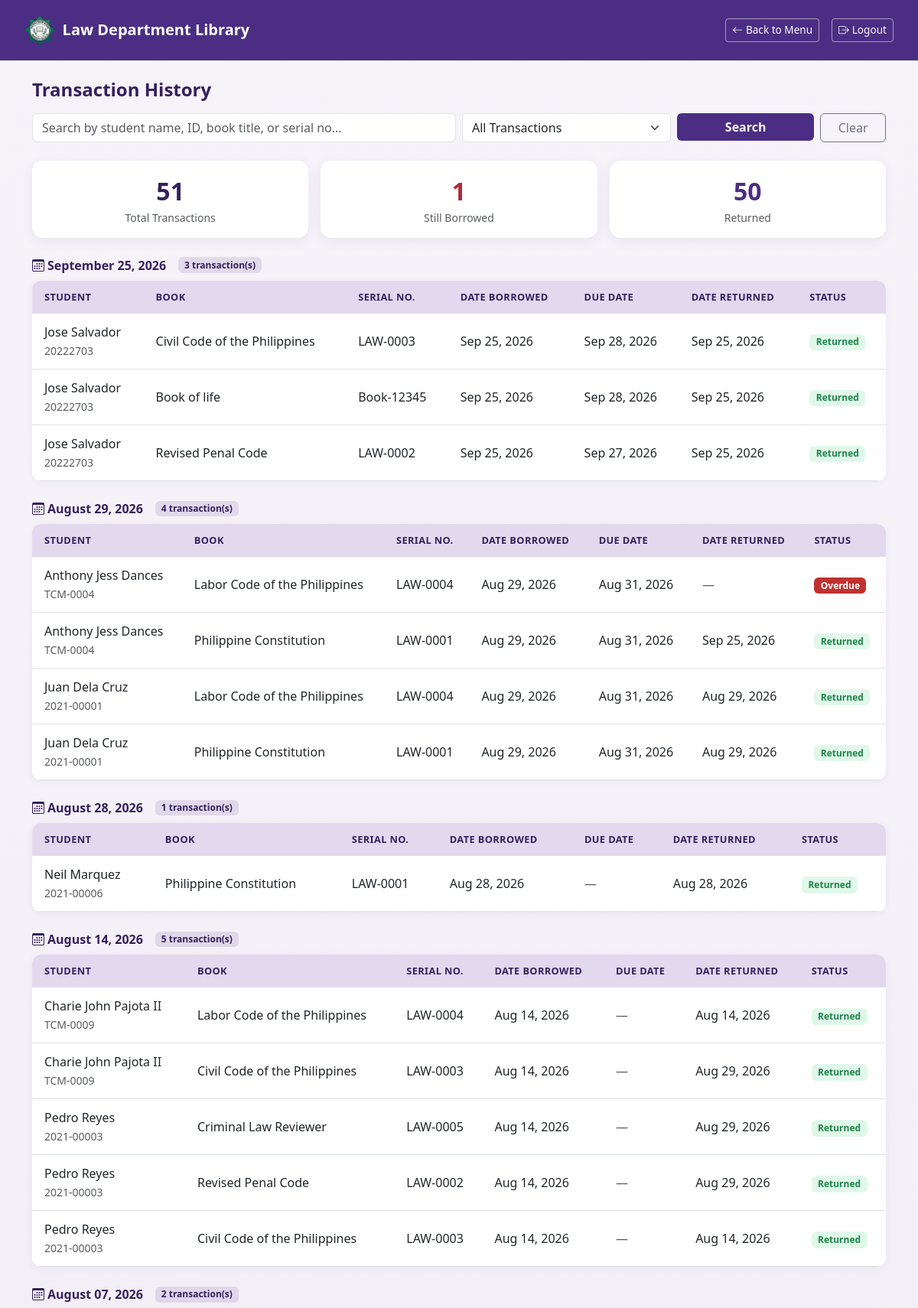
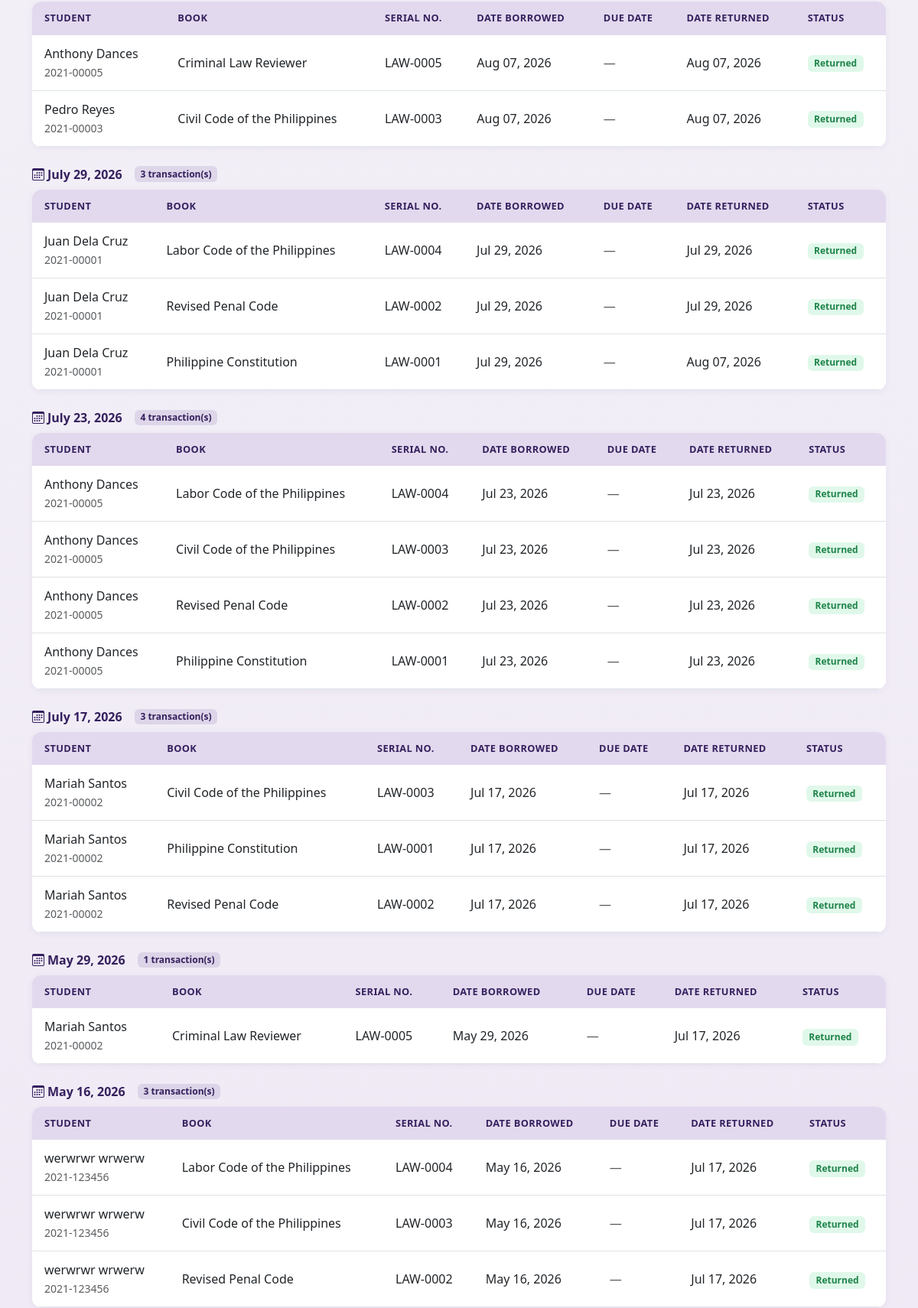
The page /history.php (upper part) on the database its author committed (2 pictures, top to bottom).
### tables this page shows
CREATE TABLE `borrowing` (
  `id` int(11) NOT NULL,
  `student_id` int(11) NOT NULL,
  `book_id` int(11) NOT NULL,
  `borrow_date` date NOT NULL,
  `borrow_days` tinyint(4) NOT NULL DEFAULT 1,
  `due_date` date DEFAULT NULL,
  `return_date` date DEFAULT NULL
);

CREATE TABLE `students` (
  `id` int(11) NOT NULL,
  `student_no` varchar(50) NOT NULL,
  `name` varchar(100) NOT NULL,
  `course` varchar(100) NOT NULL,
  `birthdate` date DEFAULT NULL,
  `contact_number` varchar(20) DEFAULT NULL,
  `is_active` tinyint(1) NOT NULL DEFAULT 1
);

CREATE TABLE `books` (
  `id` int(11) NOT NULL,
  `title` varchar(200) NOT NULL,
  `author` varchar(150) NOT NULL,
  `serial_no` varchar(100) NOT NULL,
  `total_copies` int(11) NOT NULL DEFAULT 1,
  `available_copies` int(11) NOT NULL DEFAULT 1,
  `is_available` tinyint(1) NOT NULL
);

### history.php (the view, shortened to what this page needs)
<?php
include('db.php');
$search = isset($_GET['search']) ? $_GET['search'] : '';
$filter = isset($_GET['filter']) ? $_GET['filter'] : 'all';
$where = [];
$where_clause = count($where) > 0 ? 'WHERE ' . implode(' AND ', $where) : '';
$query = "
    SELECT
        borrowing.id,
        borrowing.borrow_date,
        borrowing.due_date,
        borrowing.return_date,
        students.name as student_name,
        students.student_no,
        books.title as book_title,
        books.serial_no
    FROM borrowing
    JOIN students ON borrowing.student_id = students.id
    JOIN books ON borrowing.book_id = books.id
    $where_clause
    ORDER BY borrowing.borrow_date DESC, borrowing.id DESC
";
$result = mysqli_query($conn, $query);
$grouped = [];
while ($row = mysqli_fetch_assoc($result)) {
    $date = $row['borrow_date'];
    $grouped[$date][] = $row;
}
?>
<!DOCTYPE html>
<html lang="en">
<head>
    <link href="https://cdn.jsdelivr.net/npm/bootstrap@5.3.0/dist/css/bootstrap.min.css" rel="stylesheet">
    <link href="https://cdn.jsdelivr.net/npm/bootstrap-icons@1.11.3/font/bootstrap-icons.css" rel="stylesheet">
</head>
<body>
<nav class="navbar navbar-tcm d-flex justify-content-between">
    <span class="navbar-brand">
        <img src="assets/images/tcm_logo.png" alt="TCM Seal">
        Law Department Library
    </span>
    <div class="d-flex align-items-center gap-3">
        <a href="index.php" class="btn btn-outline-light btn-sm"><i class="bi bi-arrow-left me-1"></i>Back to Menu</a>
        <a href="logout.php" class="btn btn-outline-light btn-sm"><i class="bi bi-box-arrow-right me-1"></i>Logout</a>
    </div>
</nav>
<div class="container mt-4">
    <h4 class="page-heading mb-3">Transaction History</h4>
    <form method="GET" class="row g-2 mb-4">
        <div class="col-md-6">
            <input
                type="text"
                name="search"
                class="form-control"
                placeholder="Search by student name, ID, book title, or serial no..."
                value="<?php echo htmlspecialchars($search); ?>"
            >
        </div>
        <div class="col-md-3">
            <select name="filter" class="form-select">
                <option value="all" <?php echo $filter == 'all' ? 'selected' : ''; ?>>All Transactions</option>
            </select>
        </div>
        <div class="col-md-2">
            <button type="submit" class="btn btn-tcm-search w-100">Search</button>
        </div>
        <div class="col-md-1">
            <a href="history.php" class="btn btn-outline-secondary w-100">Clear</a>
        </div>
    </form>
    <?php
    $total_query = mysqli_query($conn, "SELECT COUNT(*) as total FROM borrowing");
    $total_row = mysqli_fetch_assoc($total_query);
    $borrowed_query = mysqli_query($conn, "SELECT COUNT(*) as total FROM borrowing WHERE return_date IS NULL");
    $borrowed_row = mysqli_fetch_assoc($borrowed_query);
    $returned_query = mysqli_query($conn, "SELECT COUNT(*) as total FROM borrowing WHERE return_date IS NOT NULL");
    $returned_row = mysqli_fetch_assoc($returned_query);
    ?>
    <div class="row g-3 mb-4">
        <div class="col-md-4">
            <div class="card stat-card stat-total text-center p-3">
                <div class="fs-2 fw-bold"><?php echo $total_row['total']; ?></div>
                <div class="text-muted small">Total Transactions</div>
            </div>
        </div>
        <div class="col-md-4">
            <div class="card stat-card stat-borrowed text-center p-3">
                <div class="fs-2 fw-bold"><?php echo $borrowed_row['total']; ?></div>
                <div class="text-muted small">Still Borrowed</div>
            </div>
        </div>
        <div class="col-md-4">
            <div class="card stat-card stat-returned text-center p-3">
                <div class="fs-2 fw-bold"><?php echo $returned_row['total']; ?></div>
                <div class="text-muted small">Returned</div>
            </div>
        </div>
    </div>
    <?php if (empty($grouped)): ?>
        <div class="alert alert-secondary text-center">No transactions found.</div>
    <?php else: ?>
        <?php foreach ($grouped as $date => $transactions): ?>
            <div class="d-flex align-items-center gap-3 mb-2 mt-4">
                <span class="date-group-label fs-6">
                    <i class="bi bi-calendar3 me-1"></i><?php echo date('F d, Y', strtotime($date)); ?>
                </span>
                <span class="badge badge-count"><?php echo count($transactions); ?> transaction(s)</span>
            </div>
            <div class="card card-table mb-2">
                <div class="card-body p-0">
                    <table class="table table-hover mb-0">
                        <thead>
                            <tr>
                                <th>Student</th>
                                <th>Book</th>
                                <th>Serial No.</th>
                                <th>Date Borrowed</th>
                                <th>Due Date</th>
                                <th>Date Returned</th>
                                <th>Status</th>
                            </tr>
                        </thead>
                        <tbody>
                        <?php foreach ($transactions as $t): ?>
                            <tr>
                                <td>
                                    <?php echo htmlspecialchars($t['student_name']); ?>
                                    <br>
                                    <small class="text-muted"><?php echo htmlspecialchars($t['student_no']); ?></small>
                                </td>
                                <td><?php echo htmlspecialchars($t['book_title']); ?></td>
                                <td><?php echo htmlspecialchars($t['serial_no']); ?></td>
                                <td><?php echo date('M d, Y', strtotime($t['borrow_date'])); ?></td>
                                <td>
                                    <?php echo $t['due_date']
                                        ? date('M d, Y', strtotime($t['due_date']))
                                        : '<span class="text-muted">—</span>'; ?>
                                </td>
                                <td>
                                    <?php echo $t['return_date']
                                        ? date('M d, Y', strtotime($t['return_date']))
                                        : '<span class="text-muted">—</span>'; ?>
                                </td>
                                <td>
                                    <?php
                                    $today = date('Y-m-d');
                                    if ($t['return_date']): ?>
                                        <span class="badge badge-returned">Returned</span>
                                    <?php elseif ($t['due_date'] && $today > $t['due_date']): ?>
                                        <span class="badge badge-overdue">Overdue</span>
                                    <?php else: ?>
                                        <span class="badge badge-still-borrowed">Still Borrowed</span>
                                    <?php endif; ?>
                                </td>
                            </tr>
                        <?php endforeach; ?>
                        </tbody>
                    </table>
                </div>
            </div>
        <?php endforeach; ?>
    <?php endif; ?>
</div>
</body>
</html>

### history.php (style rules this page uses)
:root { --tcm-purple: #4B2E83; --tcm-purple-dark: #35205E; --tcm-gold: #D4A72C; --tcm-gold-dark: #B88F22; }
body { background: linear-gradient(180deg, #f6f4f9 0%, #ece5f3 100%); min-height: 100vh; font-family: 'Segoe UI', system-ui, -apple-system, sans-serif; }
.navbar-tcm { background-color: var(--tcm-purple); padding: 0.9rem 2rem; }
.navbar-tcm .navbar-brand { color: #fff; font-weight: 700; display: flex; align-items: center; gap: 0.6rem; }
.navbar-tcm .navbar-brand img { width: 40px; height: 40px; object-fit: contain; }
.navbar-tcm .btn-outline-light { border-color: rgba(255,255,255,0.5); font-size: 0.85rem; }
.page-heading { color: var(--tcm-purple-dark); font-weight: 700; }
.btn-tcm-search { background-color: var(--tcm-purple); color: #fff; font-weight: 600; border: none; }
.stat-card { border: none; border-radius: 14px; box-shadow: 0 4px 16px rgba(75, 46, 131, 0.08); }
.stat-total .fs-2 { color: var(--tcm-purple-dark); }
.stat-borrowed .fs-2 { color: #b02a37; }
.stat-returned .fs-2 { color: var(--tcm-purple); }
.date-group-label { color: var(--tcm-purple-dark); font-weight: 700; }
.badge-count { background-color: rgba(75, 46, 131, 0.12); color: var(--tcm-purple-dark); font-weight: 600; }
.card-table { border: none; border-radius: 12px; overflow: hidden; box-shadow: 0 2px 10px rgba(75, 46, 131, 0.06); }
.table thead th { background-color: #e2d9ee !important; color: var(--tcm-purple-dark); font-weight: 600; font-size: 0.8rem; text-transform: uppercase; letter-spacing: 0.03em; border: none; padding: 0.75rem 1rem; }
.table tbody td { vertical-align: middle; padding: 0.75rem 1rem; }
.badge-returned { background-color: rgba(46, 204, 113, 0.15); color: #1e8449; font-weight: 600; padding: 0.4em 0.7em; }
.badge-overdue { background-color: rgba(184, 28, 28, 0.9); color: #fff; font-weight: 600; padding: 0.4em 0.7em; }

### rows shown on the page
borrowing: student.name "Jose Salvador", student.student_no "20222703", book.title "Civil Code of the Philippines", book.serial_no "LAW-0003", borrow_date "Sep 25, 2026", due_date "Sep 28, 2026", return_date "Sep 25, 2026", shows "Returned"
borrowing: student.name "Jose Salvador", student.student_no "20222703", book.title "Book of life", book.serial_no "Book-12345", borrow_date "Sep 25, 2026", due_date "Sep 28, 2026", return_date "Sep 25, 2026", shows "Returned"
borrowing: student.name "Jose Salvador", student.student_no "20222703", book.title "Revised Penal Code", book.serial_no "LAW-0002", borrow_date "Sep 25, 2026", due_date "Sep 27, 2026", return_date "Sep 25, 2026", shows "Returned"
borrowing: student.name "Anthony Jess Dances", student.student_no "TCM-0004", book.title "Labor Code of the Philippines", book.serial_no "LAW-0004", borrow_date "Aug 29, 2026", due_date "Aug 31, 2026", shows "Overdue"
borrowing: student.name "Anthony Jess Dances", student.student_no "TCM-0004", book.title "Philippine Constitution", book.serial_no "LAW-0001", borrow_date "Aug 29, 2026", due_date "Aug 31, 2026", return_date "Sep 25, 2026", shows "Returned"
borrowing: student.name "Juan Dela Cruz", student.student_no "2021-00001", book.title "Labor Code of the Philippines", book.serial_no "LAW-0004", borrow_date "Aug 29, 2026", due_date "Aug 31, 2026", return_date "Aug 29, 2026", shows "Returned"
borrowing: student.name "Juan Dela Cruz", student.student_no "2021-00001", book.title "Philippine Constitution", book.serial_no "LAW-0001", borrow_date "Aug 29, 2026", due_date "Aug 31, 2026", return_date "Aug 29, 2026", shows "Returned"
borrowing: student.name "Neil Marquez", student.student_no "2021-00006", book.title "Philippine Constitution", book.serial_no "LAW-0001", borrow_date "Aug 28, 2026", return_date "Aug 28, 2026", shows "Returned"
borrowing: student.name "Charie John Pajota II", student.student_no "TCM-0009", book.title "Labor Code of the Philippines", book.serial_no "LAW-0004", borrow_date "Aug 14, 2026", return_date "Aug 14, 2026", shows "Returned"
borrowing: student.name "Charie John Pajota II", student.student_no "TCM-0009", book.title "Civil Code of the Philippines", book.serial_no "LAW-0003", borrow_date "Aug 14, 2026", return_date "Aug 29, 2026", shows "Returned"
borrowing: student.name "Pedro Reyes", student.student_no "2021-00003", book.title "Criminal Law Reviewer", book.serial_no "LAW-0005", borrow_date "Aug 14, 2026", return_date "Aug 29, 2026", shows "Returned"
borrowing: student.name "Pedro Reyes", student.student_no "2021-00003", book.title "Revised Penal Code", book.serial_no "LAW-0002", borrow_date "Aug 14, 2026", return_date "Aug 29, 2026", shows "Returned"
borrowing: student.name "Pedro Reyes", student.student_no "2021-00003", book.title "Civil Code of the Philippines", book.serial_no "LAW-0003", borrow_date "Aug 14, 2026", return_date "Aug 14, 2026", shows "Returned"
borrowing: student.name "Anthony Dances", student.student_no "2021-00005", book.title "Criminal Law Reviewer", book.serial_no "LAW-0005", borrow_date "Aug 07, 2026", return_date "Aug 07, 2026", shows "Returned"
borrowing: student.name "Pedro Reyes", student.student_no "2021-00003", book.title "Civil Code of the Philippines", book.serial_no "LAW-0003", borrow_date "Aug 07, 2026", return_date "Aug 07, 2026", shows "Returned"
borrowing: student.name "Juan Dela Cruz", student.student_no "2021-00001", book.title "Labor Code of the Philippines", book.serial_no "LAW-0004", borrow_date "Jul 29, 2026", return_date "Jul 29, 2026", shows "Returned"
borrowing: student.name "Juan Dela Cruz", student.student_no "2021-00001", book.title "Revised Penal Code", book.serial_no "LAW-0002", borrow_date "Jul 29, 2026", return_date "Jul 29, 2026", shows "Returned"
borrowing: student.name "Juan Dela Cruz", student.student_no "2021-00001", book.title "Philippine Constitution", book.serial_no "LAW-0001", borrow_date "Jul 29, 2026", return_date "Aug 07, 2026", shows "Returned"
borrowing: student.name "Anthony Dances", student.student_no "2021-00005", book.title "Labor Code of the Philippines", book.serial_no "LAW-0004", borrow_date "Jul 23, 2026", return_date "Jul 23, 2026", shows "Returned"
borrowing: student.name "Anthony Dances", student.student_no "2021-00005", book.title "Civil Code of the Philippines", book.serial_no "LAW-0003", borrow_date "Jul 23, 2026", return_date "Jul 23, 2026", shows "Returned"
borrowing: student.name "Anthony Dances", student.student_no "2021-00005", book.title "Revised Penal Code", book.serial_no "LAW-0002", borrow_date "Jul 23, 2026", return_date "Jul 23, 2026", shows "Returned"
borrowing: student.name "Anthony Dances", student.student_no "2021-00005", book.title "Philippine Constitution", book.serial_no "LAW-0001", borrow_date "Jul 23, 2026", return_date "Jul 23, 2026", shows "Returned"
borrowing: student.name "Mariah Santos", student.student_no "2021-00002", book.title "Civil Code of the Philippines", book.serial_no "LAW-0003", borrow_date "Jul 17, 2026", return_date "Jul 17, 2026", shows "Returned"
borrowing: student.name "Mariah Santos", student.student_no "2021-00002", book.title "Philippine Constitution", book.serial_no "LAW-0001", borrow_date "Jul 17, 2026", return_date "Jul 17, 2026", shows "Returned"
borrowing: student.name "Mariah Santos", student.student_no "2021-00002", book.title "Revised Penal Code", book.serial_no "LAW-0002", borrow_date "Jul 17, 2026", return_date "Jul 17, 2026", shows "Returned"
borrowing: student.name "Mariah Santos", student.student_no "2021-00002", book.title "Criminal Law Reviewer", book.serial_no "LAW-0005", borrow_date "May 29, 2026", return_date "Jul 17, 2026", shows "Returned"
borrowing: student.name "werwrwr wrwerw", student.student_no "2021-123456", book.title "Labor Code of the Philippines", book.serial_no "LAW-0004", borrow_date "May 16, 2026", return_date "Jul 17, 2026", shows "Returned"
borrowing: student.name "werwrwr wrwerw", student.student_no "2021-123456", book.title "Civil Code of the Philippines", book.serial_no "LAW-0003", borrow_date "May 16, 2026", return_date "Jul 17, 2026", shows "Returned"
borrowing: student.name "werwrwr wrwerw", student.student_no "2021-123456", book.title "Revised Penal Code", book.serial_no "LAW-0002", borrow_date "May 16, 2026", return_date "Jul 17, 2026", shows "Returned"

### other values the page prints
$total_row['total'] "51"
$borrowed_row['total'] "1"
$returned_row['total'] "50"
date('F d, Y', strtotime($date)) "September 25, 2026"
count($transactions) "3"
date('F d, Y', strtotime($date)) "August 29, 2026"
count($transactions) "4"
date('F d, Y', strtotime($date)) "August 28, 2026"
count($transactions) "1"
date('F d, Y', strtotime($date)) "August 14, 2026"
count($transactions) "5"
date('F d, Y', strtotime($date)) "August 07, 2026"
count($transactions) "2"
date('F d, Y', strtotime($date)) "July 29, 2026"
date('F d, Y', strtotime($date)) "July 23, 2026"
